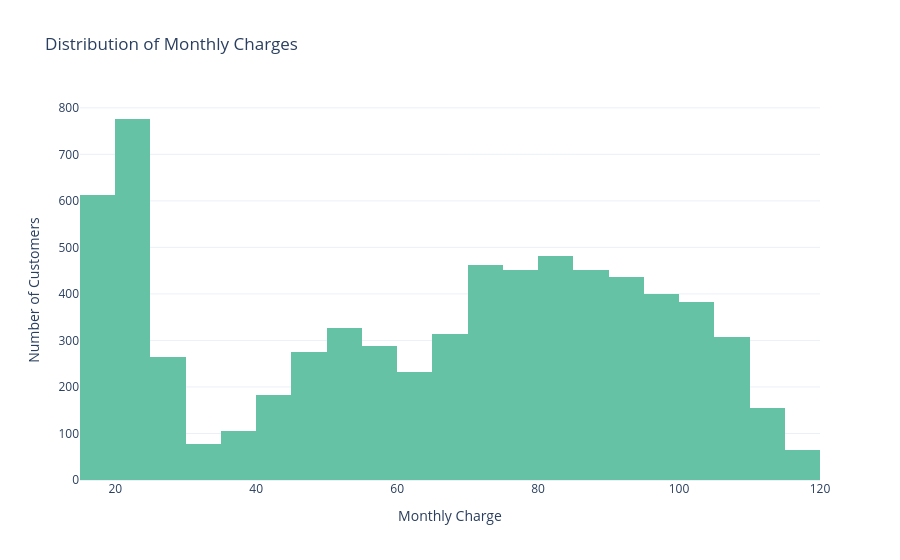

The code cell stored with this chart in its notebook:
### Markdown cell above
## Monthly Charge Distribution

This visualization shows the distribution of monthly charges across all customers.

### Code cell
# Monthly Charge Distribution

fig = px.histogram(
    df,
    x="Monthly Charge",
    nbins=30,
    title="Distribution of Monthly Charges",
    color_discrete_sequence=px.colors.qualitative.Set2
)

fig.update_layout(
    template="plotly_white",
    xaxis_title="Monthly Charge",
    yaxis_title="Number of Customers"
)

fig.show()

### Figure 1 — Plotly figure (JSON) as saved in the notebook; plotly's stock layout.template omitted (floating-point values rounded to 4 significant figures; data arrays with more than 128 entries replaced by an {"elided": "..."} marker saying what was removed)
{"data": [{"bingroup": "x", "hovertemplate": "Monthly Charge=%{x}<br>count=%{y}<extra></extra>", "legendgroup": "", "marker": {"color": "rgb(102,194,165)", "pattern": {"shape": ""}}, "name": "", "nbinsx": 30, "orientation": "v", "showlegend": false, "type": "histogram", "x": {"elided": "7043 float values"}, "xaxis": "x", "yaxis": "y"}], "layout": {"barmode": "relative", "legend": {"tracegroupgap": 0}, "title": {"text": "Distribution of Monthly Charges"}, "xaxis": {"anchor": "y", "domain": [0, 1], "title": {"text": "Monthly Charge"}}, "yaxis": {"anchor": "x", "domain": [0, 1], "title": {"text": "Number of Customers"}}}}
